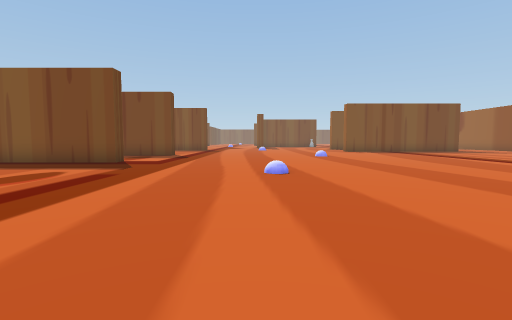
[1] (above)

19 first-person views from a walk through a Unity game level. The camera is 1.3 m above the floor, tilts 4° down and sees 85° across. The floor is counted in squares, 2 m on a side. Each view is taken from the middle of a square. On the plan, view 1 faces up. The plan holds only what a view shows up to about 9 squares ahead; the rest is blank. The place goes on beyond the plan. The player is left out.

[2]
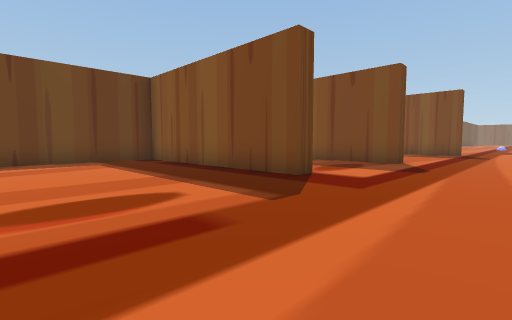

[3]
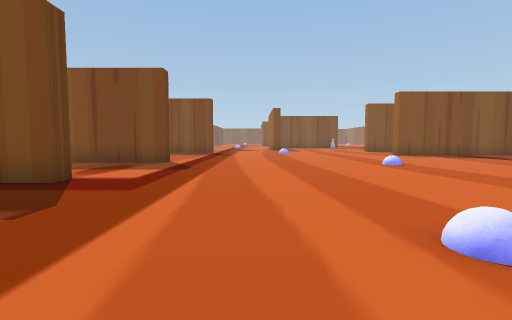

[4]
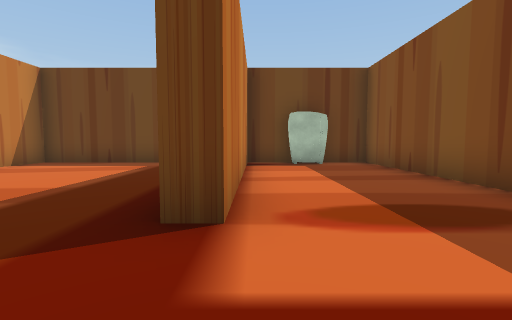

[5]
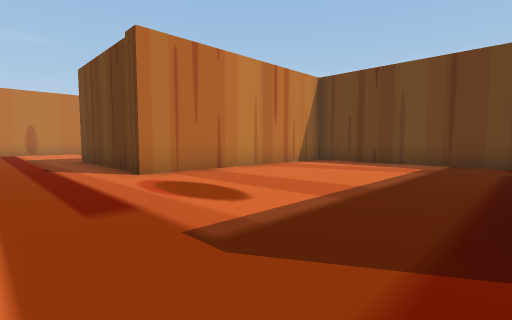

[6]
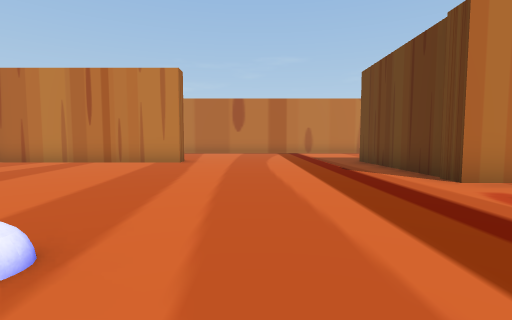

[7]
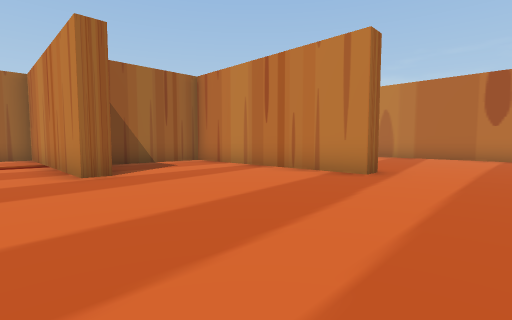

[8]
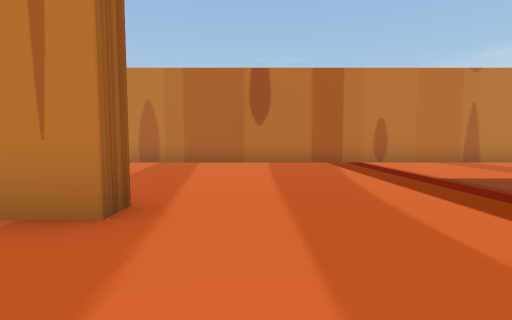

[9]
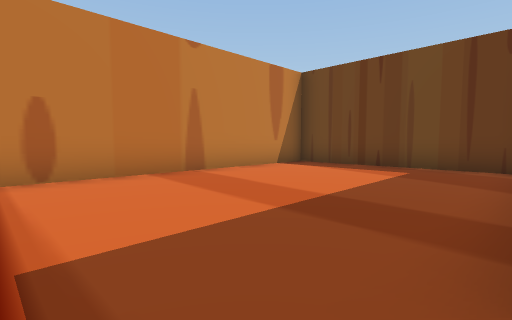

[10]
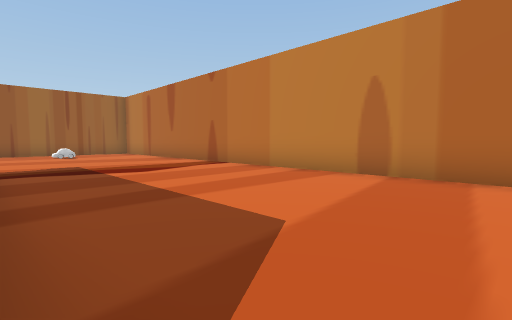

[11]
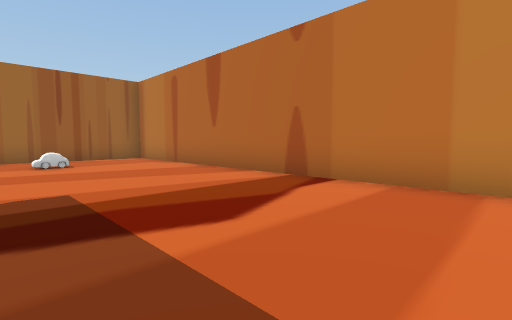

[12]
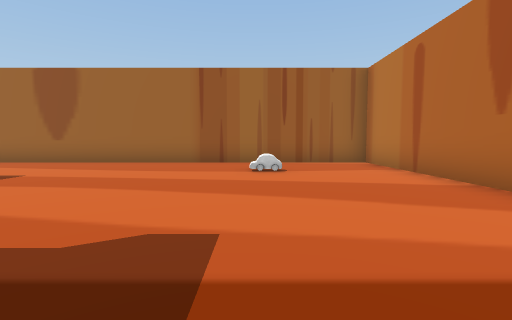

[13]
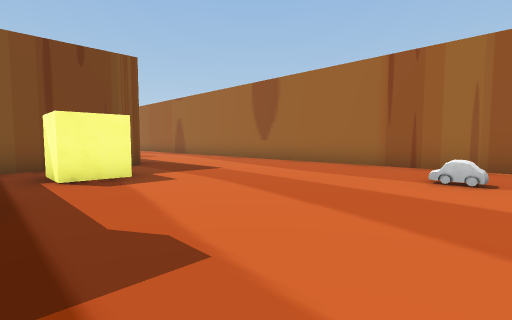

[14]
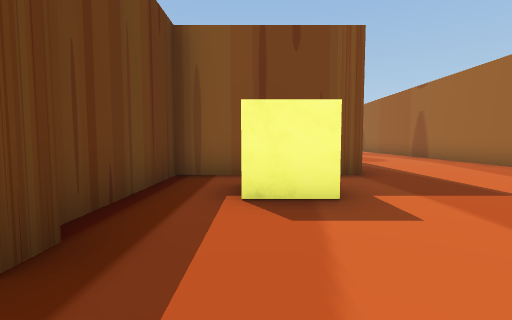

[15]
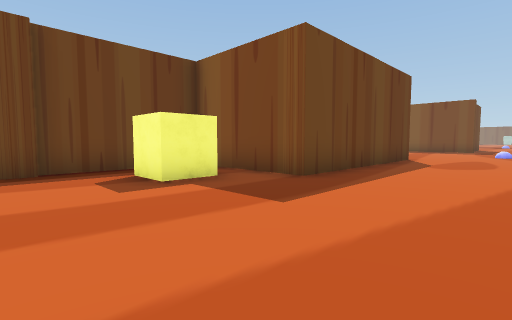

[16]
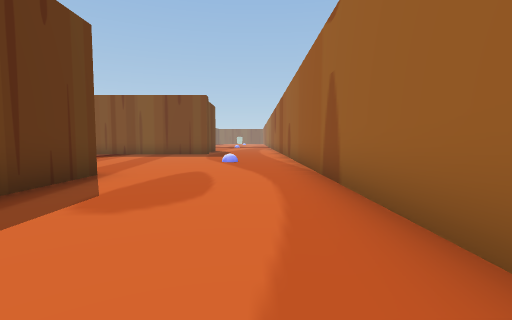

[17]
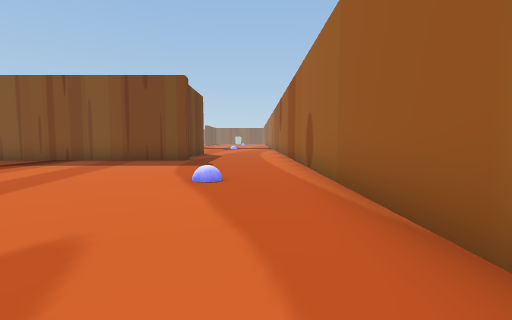

[18]
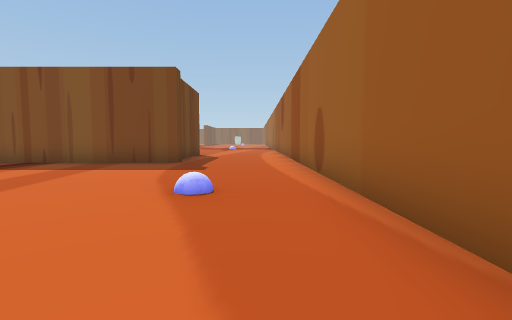

[19]
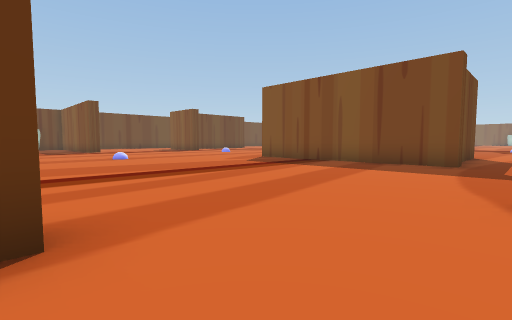

### Floor plan
Points are (right, up) in squares from view 1. A wall is a line through its corners. A room is listed if a view was taken in it or the views show most of it. See-through windows are left out.
Room 1 (views 1, 2, 3, 4, 5, 6, 7, 8, 9, 10, 11, 12, 13, 14, 15, 16, 17, 18, 19)
walls: (4.5, 2.1) (4.5, 2.8) (10.5, 2.8) (10.5, 3.5); (7, -0.9) (7, 1.5); (1.2, -1.9) (1.2, -1.3) (6.6, -1.3); (-4.1, 2.1) (-4.1, -1.8); (7.8, -1.1) (7.8, -1.8); (11, 8.4) (11, 2.3) (7.5, 2.3) (7.5, -1.2); (-3.7, 12.8) (-3.7, 12.3) (-10.3, 12.3) (-10.3, 11); (-10, 8.8) (-4.1, 8.8) (-4.1, 8.3) (-9.6, 8.3); (-10.3, 7.8) (-10.3, 2.8) (-4.1, 2.8) (-4.1, 2.2); (-10.3, 9.5) (-10.3, 8.8); (11.8, 16.2) (6.5, 16.2); (-10.3, -2.2) (-10.3, -7.3) (15.3, -7.3) (15.3, 16.5)
objects: other object (-10, 10); cube (9, 0) to (9, 1); other object (13, -4)

Positions as (right, up) in squares from view 1, and headings:
1: (0, 0), facing up
2: (-1, 4), facing up-left
3: (-1, 4), facing up
4: (-2, 9), facing left
5: (-2, 8), facing down-left
6: (-1, 7), facing down
7: (-1, 4), facing down-right
8: (0, 1), facing down
9: (-3, -2), facing down-left
10: (1, -2), facing down-right
11: (5, -3), facing down-right
12: (7, -4), facing right
13: (8, -5), facing up-right
14: (9, -3), facing up
15: (14, -2), facing up-left
16: (14, 3), facing up
17: (14, 7), facing up
18: (14, 8), facing up
19: (13, 8), facing up-left
